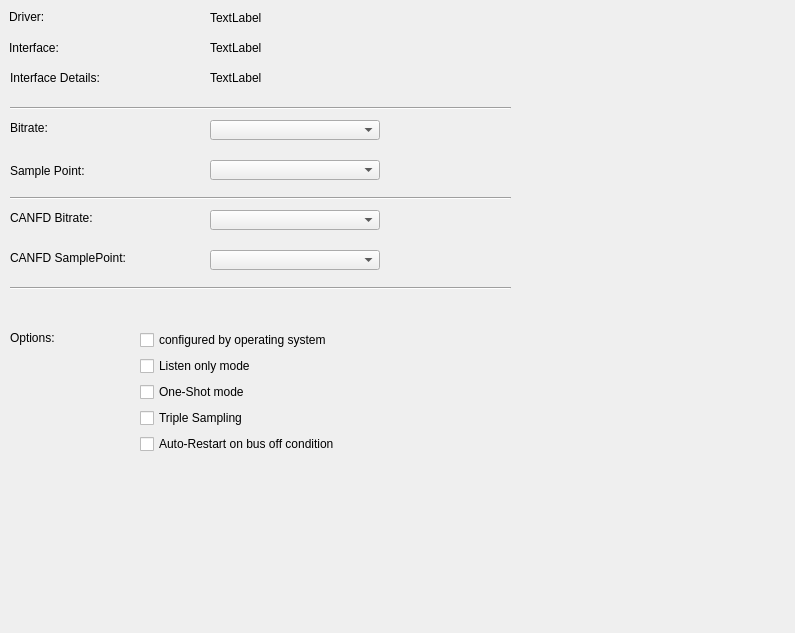
<?xml version="1.0" encoding="UTF-8"?>
<ui version="4.0">
 <class>GenericCanSetupPage</class>
 <widget class="QWidget" name="GenericCanSetupPage">
  <property name="geometry">
   <rect>
    <x>0</x>
    <y>0</y>
    <width>795</width>
    <height>633</height>
   </rect>
  </property>
  <property name="windowTitle">
   <string>Form</string>
  </property>
  <widget class="QLabel" name="label">
   <property name="geometry">
    <rect>
     <x>9</x>
     <y>9</y>
     <width>161</width>
     <height>16</height>
    </rect>
   </property>
   <property name="text">
    <string>Driver:</string>
   </property>
  </widget>
  <widget class="QLabel" name="laDriver">
   <property name="geometry">
    <rect>
     <x>210</x>
     <y>10</y>
     <width>610</width>
     <height>16</height>
    </rect>
   </property>
   <property name="text">
    <string>TextLabel</string>
   </property>
  </widget>
  <widget class="QLabel" name="label_3">
   <property name="geometry">
    <rect>
     <x>9</x>
     <y>40</y>
     <width>161</width>
     <height>16</height>
    </rect>
   </property>
   <property name="text">
    <string>Interface:</string>
   </property>
  </widget>
  <widget class="QLabel" name="laInterface">
   <property name="geometry">
    <rect>
     <x>210</x>
     <y>40</y>
     <width>610</width>
     <height>16</height>
    </rect>
   </property>
   <property name="text">
    <string>TextLabel</string>
   </property>
  </widget>
  <widget class="QLabel" name="label_5">
   <property name="geometry">
    <rect>
     <x>10</x>
     <y>70</y>
     <width>161</width>
     <height>16</height>
    </rect>
   </property>
   <property name="text">
    <string>Interface Details:</string>
   </property>
  </widget>
  <widget class="QLabel" name="laInterfaceDetails">
   <property name="geometry">
    <rect>
     <x>210</x>
     <y>70</y>
     <width>610</width>
     <height>16</height>
    </rect>
   </property>
   <property name="text">
    <string>TextLabel</string>
   </property>
  </widget>
  <widget class="QLabel" name="label_7">
   <property name="geometry">
    <rect>
     <x>10</x>
     <y>120</y>
     <width>161</width>
     <height>16</height>
    </rect>
   </property>
   <property name="text">
    <string>Bitrate:</string>
   </property>
  </widget>
  <widget class="QComboBox" name="cbBitrate">
   <property name="geometry">
    <rect>
     <x>210</x>
     <y>120</y>
     <width>170</width>
     <height>20</height>
    </rect>
   </property>
   <property name="contextMenuPolicy">
    <enum>Qt::DefaultContextMenu</enum>
   </property>
  </widget>
  <widget class="QLabel" name="label_8">
   <property name="geometry">
    <rect>
     <x>10</x>
     <y>160</y>
     <width>171</width>
     <height>21</height>
    </rect>
   </property>
   <property name="text">
    <string>Sample Point:</string>
   </property>
  </widget>
  <widget class="QComboBox" name="cbSamplePoint">
   <property name="geometry">
    <rect>
     <x>210</x>
     <y>160</y>
     <width>170</width>
     <height>20</height>
    </rect>
   </property>
  </widget>
  <widget class="QLabel" name="label_9">
   <property name="geometry">
    <rect>
     <x>10</x>
     <y>210</y>
     <width>171</width>
     <height>16</height>
    </rect>
   </property>
   <property name="text">
    <string>CANFD Bitrate:</string>
   </property>
  </widget>
  <widget class="QComboBox" name="cbBitrateFD">
   <property name="geometry">
    <rect>
     <x>210</x>
     <y>210</y>
     <width>170</width>
     <height>20</height>
    </rect>
   </property>
  </widget>
  <widget class="QLabel" name="label_10">
   <property name="geometry">
    <rect>
     <x>10</x>
     <y>250</y>
     <width>171</width>
     <height>16</height>
    </rect>
   </property>
   <property name="text">
    <string>CANFD SamplePoint:</string>
   </property>
  </widget>
  <widget class="QComboBox" name="cbSamplePointFD">
   <property name="geometry">
    <rect>
     <x>210</x>
     <y>250</y>
     <width>170</width>
     <height>20</height>
    </rect>
   </property>
  </widget>
  <widget class="QLabel" name="label_11">
   <property name="geometry">
    <rect>
     <x>10</x>
     <y>330</y>
     <width>81</width>
     <height>16</height>
    </rect>
   </property>
   <property name="text">
    <string>Options:</string>
   </property>
  </widget>
  <widget class="QWidget" name="verticalLayoutWidget">
   <property name="geometry">
    <rect>
     <x>140</x>
     <y>330</y>
     <width>411</width>
     <height>128</height>
    </rect>
   </property>
   <layout class="QVBoxLayout" name="vbOptions">
    <item>
     <widget class="QCheckBox" name="cbConfigOS">
      <property name="text">
       <string>configured by operating system</string>
      </property>
     </widget>
    </item>
    <item>
     <widget class="QCheckBox" name="cbListenOnly">
      <property name="text">
       <string>Listen only mode</string>
      </property>
     </widget>
    </item>
    <item>
     <widget class="QCheckBox" name="cbOneShot">
      <property name="text">
       <string>One-Shot mode</string>
      </property>
     </widget>
    </item>
    <item>
     <widget class="QCheckBox" name="cbTripleSampling">
      <property name="text">
       <string>Triple Sampling</string>
      </property>
     </widget>
    </item>
    <item>
     <widget class="QCheckBox" name="cbAutoRestart">
      <property name="text">
       <string>Auto-Restart on bus off condition</string>
      </property>
     </widget>
    </item>
   </layout>
  </widget>
  <widget class="Line" name="line">
   <property name="geometry">
    <rect>
     <x>10</x>
     <y>280</y>
     <width>501</width>
     <height>16</height>
    </rect>
   </property>
   <property name="orientation">
    <enum>Qt::Horizontal</enum>
   </property>
  </widget>
  <widget class="Line" name="line_2">
   <property name="geometry">
    <rect>
     <x>10</x>
     <y>190</y>
     <width>501</width>
     <height>16</height>
    </rect>
   </property>
   <property name="orientation">
    <enum>Qt::Horizontal</enum>
   </property>
  </widget>
  <widget class="Line" name="line_3">
   <property name="geometry">
    <rect>
     <x>10</x>
     <y>100</y>
     <width>501</width>
     <height>16</height>
    </rect>
   </property>
   <property name="orientation">
    <enum>Qt::Horizontal</enum>
   </property>
  </widget>
 </widget>
 <resources/>
 <connections/>
</ui>
